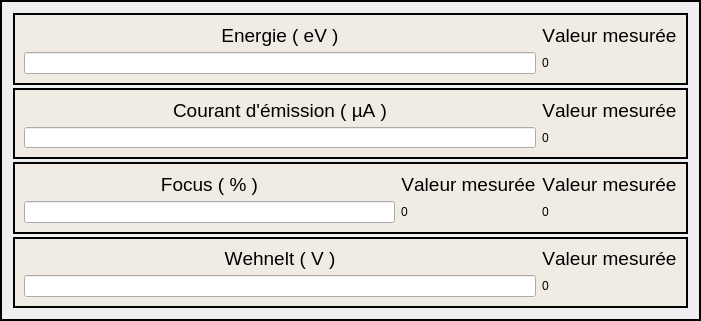
       <widget class="QFrame" name="frameSPECS1">
        <property name="geometry">
         <rect>
          <x>70</x>
          <y>140</y>
          <width>701</width>
          <height>321</height>
         </rect>
        </property>
        <property name="minimumSize">
         <size>
          <width>16</width>
          <height>196</height>
         </size>
        </property>
        <property name="palette">
         <palette>
          <active/>
          <inactive/>
          <disabled/>
         </palette>
        </property>
        <property name="autoFillBackground">
         <bool>false</bool>
        </property>
        <property name="styleSheet">
         <string notr="true">
border-color: rgb(0, 0, 255);</string>
        </property>
        <property name="frameShape">
         <enum>QFrame::Shape::WinPanel</enum>
        </property>
        <property name="frameShadow">
         <enum>QFrame::Shadow::Plain</enum>
        </property>
        <property name="lineWidth">
         <number>1</number>
        </property>
        <property name="midLineWidth">
         <number>0</number>
        </property>
        <layout class="QVBoxLayout" name="verticalLayout_2">
         <property name="spacing">
          <number>3</number>
         </property>
         <item>
          <widget class="QFrame" name="frameEnergie">
           <property name="palette">
            <palette>
             <active>
              <colorrole role="Base">
               <brush brushstyle="SolidPattern">
                <color alpha="255">
                 <red>255</red>
                 <green>255</green>
                 <blue>255</blue>
                </color>
               </brush>
              </colorrole>
              <colorrole role="Window">
               <brush brushstyle="SolidPattern">
                <color alpha="255">
                 <red>240</red>
                 <green>236</green>
                 <blue>227</blue>
                </color>
               </brush>
              </colorrole>
             </active>
             <inactive>
              <colorrole role="Base">
               <brush brushstyle="SolidPattern">
                <color alpha="255">
                 <red>255</red>
                 <green>255</green>
                 <blue>255</blue>
                </color>
               </brush>
              </colorrole>
              <colorrole role="Window">
               <brush brushstyle="SolidPattern">
                <color alpha="255">
                 <red>240</red>
                 <green>236</green>
                 <blue>227</blue>
                </color>
               </brush>
              </colorrole>
             </inactive>
             <disabled>
              <colorrole role="Base">
               <brush brushstyle="SolidPattern">
                <color alpha="255">
                 <red>240</red>
                 <green>236</green>
                 <blue>227</blue>
                </color>
               </brush>
              </colorrole>
              <colorrole role="Window">
               <brush brushstyle="SolidPattern">
                <color alpha="255">
                 <red>240</red>
                 <green>236</green>
                 <blue>227</blue>
                </color>
               </brush>
              </colorrole>
             </disabled>
            </palette>
           </property>
           <property name="autoFillBackground">
            <bool>true</bool>
           </property>
           <property name="frameShape">
            <enum>QFrame::Shape::WinPanel</enum>
           </property>
           <property name="frameShadow">
            <enum>QFrame::Shadow::Plain</enum>
           </property>
           <property name="lineWidth">
            <number>1</number>
           </property>
           <layout class="QGridLayout" name="_10">
            <property name="spacing">
             <number>6</number>
            </property>
            <item row="0" column="0">
             <widget class="QLabel" name="labelEnergie">
              <property name="font">
               <font>
                <pointsize>14</pointsize>
                <bold>false</bold>
                <strikeout>false</strikeout>
                <kerning>false</kerning>
               </font>
              </property>
              <property name="text">
               <string>Energie ( eV )</string>
              </property>
              <property name="alignment">
               <set>Qt::AlignmentFlag::AlignCenter</set>
              </property>
             </widget>
            </item>
            <item row="1" column="0">
             <widget class="QLineEdit" name="lineEditEnergie">
              <property name="font">
               <font>
                <pointsize>14</pointsize>
                <bold>true</bold>
                <strikeout>false</strikeout>
                <kerning>false</kerning>
               </font>
              </property>
             </widget>
            </item>
            <item row="0" column="1">
             <widget class="QLabel" name="valeurMesurer">
              <property name="font">
               <font>
                <pointsize>14</pointsize>
                <bold>false</bold>
                <strikeout>false</strikeout>
                <kerning>false</kerning>
               </font>
              </property>
              <property name="text">
               <string>Valeur mesurée</string>
              </property>
              <property name="alignment">
               <set>Qt::AlignmentFlag::AlignCenter</set>
              </property>
             </widget>
            </item>
            <item row="1" column="1">
             <widget class="QLabel" name="valeurMesurerEnergie">
              <property name="styleSheet">
               <string notr="true">font: 20pt &quot;Segoe UI&quot;;</string>
              </property>
              <property name="text">
               <string>0</string>
              </property>
             </widget>
            </item>
           </layout>
          </widget>
         </item>
         <item>
          <widget class="QFrame" name="frameCourantEmission">
           <property name="palette">
            <palette>
             <active>
              <colorrole role="Base">
               <brush brushstyle="SolidPattern">
                <color alpha="255">
                 <red>255</red>
                 <green>255</green>
                 <blue>255</blue>
                </color>
               </brush>
              </colorrole>
              <colorrole role="Window">
               <brush brushstyle="SolidPattern">
                <color alpha="255">
                 <red>240</red>
                 <green>236</green>
                 <blue>227</blue>
                </color>
               </brush>
              </colorrole>
             </active>
             <inactive>
              <colorrole role="Base">
               <brush brushstyle="SolidPattern">
                <color alpha="255">
                 <red>255</red>
                 <green>255</green>
                 <blue>255</blue>
                </color>
               </brush>
              </colorrole>
              <colorrole role="Window">
               <brush brushstyle="SolidPattern">
                <color alpha="255">
                 <red>240</red>
                 <green>236</green>
                 <blue>227</blue>
                </color>
               </brush>
              </colorrole>
             </inactive>
             <disabled>
              <colorrole role="Base">
               <brush brushstyle="SolidPattern">
                <color alpha="255">
                 <red>240</red>
                 <green>236</green>
                 <blue>227</blue>
                </color>
               </brush>
              </colorrole>
              <colorrole role="Window">
               <brush brushstyle="SolidPattern">
                <color alpha="255">
                 <red>240</red>
                 <green>236</green>
                 <blue>227</blue>
                </color>
               </brush>
              </colorrole>
             </disabled>
            </palette>
           </property>
           <property name="autoFillBackground">
            <bool>true</bool>
           </property>
           <property name="frameShape">
            <enum>QFrame::Shape::WinPanel</enum>
           </property>
           <property name="frameShadow">
            <enum>QFrame::Shadow::Plain</enum>
           </property>
           <property name="lineWidth">
            <number>1</number>
           </property>
           <layout class="QGridLayout" name="_8">
            <property name="spacing">
             <number>6</number>
            </property>
            <item row="1" column="0">
             <widget class="QLineEdit" name="lineEditCourantEmission">
              <property name="font">
               <font>
                <pointsize>14</pointsize>
                <bold>true</bold>
                <strikeout>false</strikeout>
                <kerning>false</kerning>
               </font>
              </property>
             </widget>
            </item>
            <item row="0" column="0">
             <widget class="QLabel" name="labelCourantEmission">
              <property name="font">
               <font>
                <pointsize>14</pointsize>
                <bold>false</bold>
                <strikeout>false</strikeout>
                <kerning>false</kerning>
               </font>
              </property>
              <property name="text">
               <string>Courant d'émission ( µA )</string>
              </property>
              <property name="alignment">
               <set>Qt::AlignmentFlag::AlignCenter</set>
              </property>
             </widget>
            </item>
            <item row="1" column="1">
             <widget class="QLabel" name="valeurMesurerCourantEmission">
              <property name="styleSheet">
               <string notr="true">font: 20pt &quot;Segoe UI&quot;;</string>
              </property>
              <property name="text">
               <string>0</string>
              </property>
             </widget>
            </item>
            <item row="0" column="1">
             <widget class="QLabel" name="valeurMesurer_3">
              <property name="font">
               <font>
                <pointsize>14</pointsize>
                <bold>false</bold>
                <strikeout>false</strikeout>
                <kerning>false</kerning>
               </font>
              </property>
              <property name="text">
               <string>Valeur mesurée</string>
              </property>
              <property name="alignment">
               <set>Qt::AlignmentFlag::AlignCenter</set>
              </property>
             </widget>
            </item>
           </layout>
          </widget>
         </item>
         <item>
          <widget class="QFrame" name="frameFocus">
           <property name="palette">
            <palette>
             <active>
              <colorrole role="Base">
               <brush brushstyle="SolidPattern">
                <color alpha="255">
                 <red>255</red>
                 <green>255</green>
                 <blue>255</blue>
                </color>
               </brush>
              </colorrole>
              <colorrole role="Window">
               <brush brushstyle="SolidPattern">
                <color alpha="255">
                 <red>240</red>
                 <green>236</green>
                 <blue>227</blue>
                </color>
               </brush>
              </colorrole>
             </active>
             <inactive>
              <colorrole role="Base">
               <brush brushstyle="SolidPattern">
                <color alpha="255">
                 <red>255</red>
                 <green>255</green>
                 <blue>255</blue>
                </color>
               </brush>
              </colorrole>
              <colorrole role="Window">
               <brush brushstyle="SolidPattern">
                <color alpha="255">
                 <red>240</red>
                 <green>236</green>
                 <blue>227</blue>
                </color>
               </brush>
              </colorrole>
             </inactive>
             <disabled>
              <colorrole role="Base">
               <brush brushstyle="SolidPattern">
                <color alpha="255">
                 <red>240</red>
                 <green>236</green>
                 <blue>227</blue>
                </color>
               </brush>
              </colorrole>
              <colorrole role="Window">
               <brush brushstyle="SolidPattern">
                <color alpha="255">
                 <red>240</red>
                 <green>236</green>
                 <blue>227</blue>
                </color>
               </brush>
              </colorrole>
             </disabled>
            </palette>
           </property>
           <property name="autoFillBackground">
            <bool>true</bool>
           </property>
           <property name="frameShape">
            <enum>QFrame::Shape::WinPanel</enum>
           </property>
           <property name="frameShadow">
            <enum>QFrame::Shadow::Plain</enum>
           </property>
           <property name="lineWidth">
            <number>1</number>
           </property>
           <layout class="QGridLayout" name="_9">
            <property name="spacing">
             <number>6</number>
            </property>
            <item row="1" column="0">
             <widget class="QLineEdit" name="lineEditFocus">
              <property name="font">
               <font>
                <pointsize>14</pointsize>
                <bold>true</bold>
                <strikeout>false</strikeout>
                <kerning>false</kerning>
               </font>
              </property>
             </widget>
            </item>
            <item row="0" column="1">
             <widget class="QLabel" name="valeurMesurer_2">
              <property name="font">
               <font>
                <pointsize>14</pointsize>
                <bold>false</bold>
                <strikeout>false</strikeout>
                <kerning>false</kerning>
               </font>
              </property>
              <property name="text">
               <string>Valeur mesurée</string>
              </property>
              <property name="alignment">
               <set>Qt::AlignmentFlag::AlignCenter</set>
              </property>
             </widget>
            </item>
            <item row="1" column="1">
             <widget class="QLabel" name="valeurMesurerFocus">
              <property name="styleSheet">
               <string notr="true">font: 20pt &quot;Segoe UI&quot;;</string>
              </property>
              <property name="text">
               <string>0</string>
              </property>
             </widget>
            </item>
            <item row="0" column="0">
             <widget class="QLabel" name="labelFocus">
              <property name="font">
               <font>
                <pointsize>14</pointsize>
                <bold>false</bold>
                <strikeout>false</strikeout>
                <kerning>false</kerning>
               </font>
              </property>
              <property name="mouseTracking">
               <bool>false</bool>
              </property>
              <property name="text">
               <string>Focus ( % )</string>
              </property>
              <property name="alignment">
               <set>Qt::AlignmentFlag::AlignCenter</set>
              </property>
             </widget>
            </item>
            <item row="0" column="2">
             <widget class="QLabel" name="valeurMesurer_9">
              <property name="font">
               <font>
                <pointsize>14</pointsize>
                <bold>false</bold>
                <strikeout>false</strikeout>
                <kerning>false</kerning>
               </font>
              </property>
              <property name="text">
               <string>Valeur mesurée</string>
              </property>
              <property name="alignment">
               <set>Qt::AlignmentFlag::AlignCenter</set>
              </property>
             </widget>
            </item>
            <item row="1" column="2">
             <widget class="QLabel" name="valeurMesurerFocusEv">
              <property name="styleSheet">
               <string notr="true">font: 20pt &quot;Segoe UI&quot;;</string>
              </property>
              <property name="text">
               <string>0</string>
              </property>
             </widget>
            </item>
           </layout>
          </widget>
         </item>
         <item>
          <widget class="QFrame" name="frameWehnelt">
           <property name="palette">
            <palette>
             <active>
              <colorrole role="Base">
               <brush brushstyle="SolidPattern">
                <color alpha="255">
                 <red>255</red>
                 <green>255</green>
                 <blue>255</blue>
                </color>
               </brush>
              </colorrole>
              <colorrole role="Window">
               <brush brushstyle="SolidPattern">
                <color alpha="255">
                 <red>240</red>
                 <green>236</green>
                 <blue>227</blue>
                </color>
               </brush>
              </colorrole>
             </active>
             <inactive>
              <colorrole role="Base">
               <brush brushstyle="SolidPattern">
                <color alpha="255">
                 <red>255</red>
                 <green>255</green>
                 <blue>255</blue>
                </color>
               </brush>
              </colorrole>
              <colorrole role="Window">
               <brush brushstyle="SolidPattern">
                <color alpha="255">
                 <red>240</red>
                 <green>236</green>
                 <blue>227</blue>
                </color>
               </brush>
              </colorrole>
             </inactive>
             <disabled>
              <colorrole role="Base">
               <brush brushstyle="SolidPattern">
                <color alpha="255">
                 <red>240</red>
                 <green>236</green>
                 <blue>227</blue>
                </color>
               </brush>
              </colorrole>
              <colorrole role="Window">
               <brush brushstyle="SolidPattern">
                <color alpha="255">
                 <red>240</red>
                 <green>236</green>
                 <blue>227</blue>
                </color>
               </brush>
              </colorrole>
             </disabled>
            </palette>
           </property>
           <property name="autoFillBackground">
            <bool>true</bool>
           </property>
           <property name="frameShape">
            <enum>QFrame::Shape::WinPanel</enum>
           </property>
           <property name="frameShadow">
            <enum>QFrame::Shadow::Plain</enum>
           </property>
           <property name="lineWidth">
            <number>1</number>
           </property>
           <layout class="QGridLayout" name="_7">
            <property name="spacing">
             <number>6</number>
            </property>
            <item row="2" column="0">
             <widget class="QLineEdit" name="lineEditWehnelt">
              <property name="font">
               <font>
                <pointsize>14</pointsize>
                <bold>true</bold>
                <strikeout>false</strikeout>
                <kerning>false</kerning>
               </font>
              </property>
             </widget>
            </item>
            <item row="2" column="1">
             <widget class="QLabel" name="valeurMesurerWehnelt">
              <property name="styleSheet">
               <string notr="true">font: 20pt &quot;Segoe UI&quot;;</string>
              </property>
              <property name="text">
               <string>0</string>
              </property>
             </widget>
            </item>
            <item row="1" column="0">
             <widget class="QLabel" name="labelWehnelt">
              <property name="font">
               <font>
                <pointsize>14</pointsize>
                <bold>false</bold>
                <strikeout>false</strikeout>
                <kerning>false</kerning>
               </font>
              </property>
              <property name="text">
               <string>Wehnelt ( V )</string>
              </property>
              <property name="alignment">
               <set>Qt::AlignmentFlag::AlignCenter</set>
              </property>
             </widget>
            </item>
            <item row="1" column="1">
             <widget class="QLabel" name="valeurMesurer_4">
              <property name="font">
               <font>
                <pointsize>14</pointsize>
                <bold>false</bold>
                <strikeout>false</strikeout>
                <kerning>false</kerning>
               </font>
              </property>
              <property name="text">
               <string>Valeur mesurée</string>
              </property>
              <property name="alignment">
               <set>Qt::AlignmentFlag::AlignCenter</set>
              </property>
             </widget>
            </item>
           </layout>
          </widget>
         </item>
        </layout>
       </widget>
